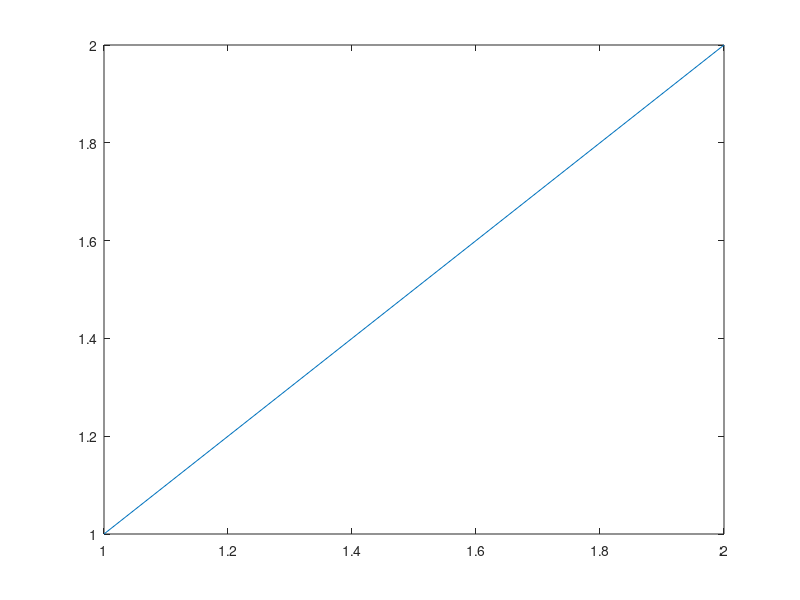

Recreate this plot in MATLAB.
clear
clc

N=input('','s');
N=str2num(N);
P=[];
for i1=1:N
	if isprime(i1)==1
		P=[P,i1];
	end
end
P1=[0,P];
P1(end)=[];
Q=P-P1;
Q(1)=[];
c_Q=size(Q,2);
index_Q=[1:c_Q];
plot(index_Q,Q);